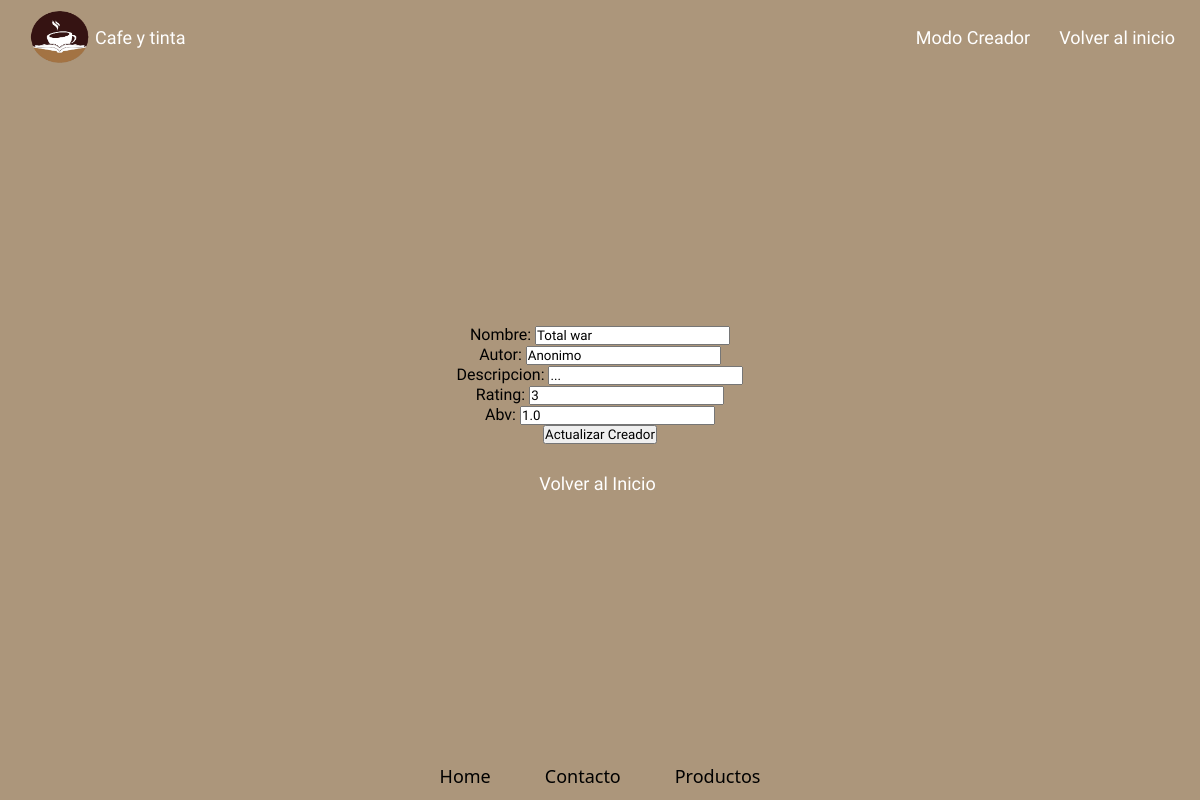
The app's page /Creador/3/update/ with its own data.
### creador_app/models.py (models this page shows, shortened)
class Creador(Model):
    nombre  =  models.CharField(max_length=400, null = False)
    autor  =  models.CharField(max_length=40, default="Anonimo")
    descripcion  =  models.CharField(max_length=1000)
    creacion = models.DateField(max_length=150,auto_now=True)
    rating  = models.PositiveSmallIntegerField(blank=False,null=False)
    abv     = models.FloatField(blank=True, null=True)
    class Meta:
        db_table = "creador_meta"

### creador_app/views.py (the view)
# urls.py: path("<int:pk>/update/", CreadorUpdateView.as_view(), name="update"),
class CreadorUpdateView(CreadorBaseView,UpdateView):
    template_name = "Creador_create.html"
    extra_context = {
        "tipo": "Actualizar Creador"
    }

### creador_app/templates/Creador_create.html (shortened to what this page needs)
{% load static %}
{% block content %}
<main>
  <!DOCTYPE html>
<html lang="en">
<head>
  <link rel="stylesheet" href="{% static './css/style1.css' %}" />
</head>
<body>
  <header>
    <div class="logo">
      <img class="img" src="{% static './Assets/img/Logo 2.png' %}" width="60" height="54" alt="">
      <h1 class="slogan">Cafe y tinta</h1>
    </div>
    <nav role="search">
      <a class="link" href="{% url 'creador:all' %}">Modo Creador</a>
      <a class="link" href="{% url 'index' %}">Volver al inicio</a>
    </nav>
  </header>
<main>
  <div class="Body_Create">
    <form method="post">
      {{form.as_div}}
      <input type="submit" value="{{ tipo }}" />
    </form>
    <br>
    <a class= "link" href="{% url 'creador:all' %}">Volver al Inicio</a>
  </div>
</main>
<footer>
  <nav role="search">
    <a class="link" href="">Home</a>
    <a class="link" href="">Contacto</a>
    <a class="link" href="">Productos</a>
  </nav>
</footer>
{% endblock %}

### static/Css/style1.css (style rules this page uses)
* { font-family:'Special Elite'; padding: 0; margin: 0; box-sizing: border-box; }
a { text-decoration: none; color: white; }
header { background-image: url(https://us.123rf.com/450wm/gangiskhan/gangiskhan1604/gangiskhan160400477/55388217-libros-de-la-vendimia-en-el-fondo-de-la-biblioteca.jpg?ver=6); min-height: 70px; width: 100vw; display: flex; justify-content: space-between; align-items: center; padding: 10px; }
.logo { display: flex; align-items: center; }
.img { border-radius: 50%; margin-left: 20px; cursor: pointer; }
.slogan { font-size: large; font-weight: 100; margin-left: 5px; color:white; }
.link { text-decoration: none; font-size: large; font-weight: 200; color: rgb(255, 255, 255); background-image: url(https://plus.unsplash.com/premium_photo-1675695700239-44153e6bf430?ixlib=rb-4.0.3&ixid=M3wxMjA3fDB8MHxzZWFyY2h8MXx8dGV4dHVyYSUyMGRlJTIwcGFwZWx8ZW58MHx8MHx8fDA%3D&w=1000&q=80); padding: 10px; margin-right: 5px; transition: .5s ease; border-radius: 10px; }
main { text-align: center; background-color: rgb(172, 150, 123); }
.Body_Create { height: 85vh; display: flex; align-items: center; justify-content: center; flex-direction: column; }

### records on screen
Creador: nombre "Total war", autor "Anonimo", descripcion "...", rating "3", abv "1.0"
